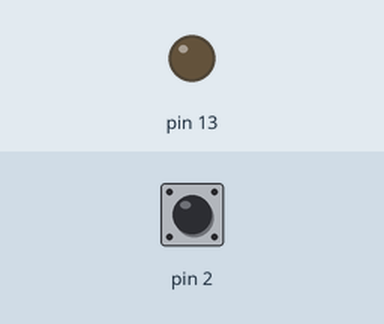
Recording of a sketch running on a simulated Arduino Uno, built with avr-gcc and run on an emulated ATmega328P. On the bench: output pins drawn as LEDs (lit = HIGH). The test bench sets the inputs (shaded band); at power-on: pin 2 HIGH.

Above: at 1.2 s.
1.3 s: pin 2 pulled LOW for 0.15 s
At 1.37 s:
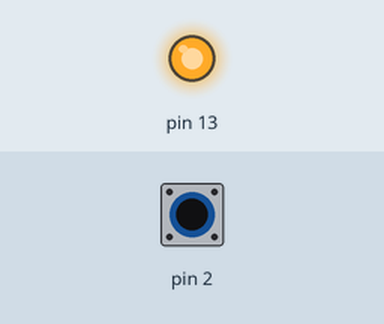
2.9 s: pin 2 pulled LOW for 3.2 s
At 7.3 s:
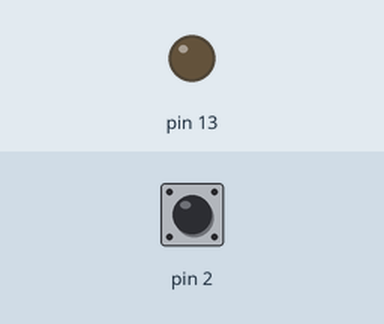
Timing chart, 0 to 8.8 s (numbered marks = the images above; inputs shaded):
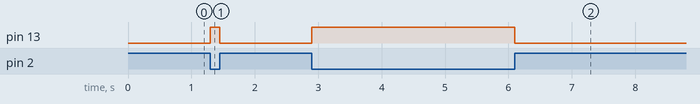

The sketch:

Buttons.ino
```cpp
/*
 * Buttons
 *
 * Reads buttons on digital pins
 *
 * Circuit:
 *  Momentary switch from pin 2 to ground
 *  Built-in LED on pin 13
 *
 * based on: Input Pullup Serial
 * http://www.arduino.cc/en/Tutorial/InputPullupSerial
 */

void setup() {
//  Configure digital pin #2 as an input and enable the internal pull-up resistor
  pinMode(2, INPUT_PULLUP);

//  Configure digital pin #13 for output
  pinMode(13, OUTPUT);

//  BONUS: use serial communication to debug the code
//  https://www.arduino.cc/reference/en/language/functions/communication/serial/begin/
//  Serial.begin(choose a baud rate);
}

void loop() {
//  Read the pushbutton value into a variable
  int sensorValue = digitalRead(2);

//  Print out the value of the pushbutton
//  Serial.println(variable with sensor value);

//  Keep in mind the pullup means the pushbutton's
//  logic is inverted. It goes HIGH when it's open,
//  and LOW when it's pressed. Turn on pin 13 when the
//  button's pressed, and off when it's not:
  if (sensorValue == HIGH) {
    digitalWrite(13, LOW);
  } else {
    digitalWrite(13, HIGH);
  }
}
```

Measured:
- after the input at 1.3 s, pin 13: LOW → HIGH at once, → LOW 0.15 s later
- after the input at 2.9 s, pin 13: LOW → HIGH at once, → LOW 3.2 s later
